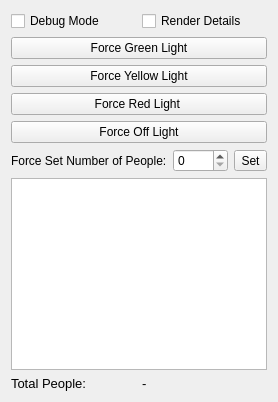
                <widget class="QWidget" name="tab">
                 <property name="font">
                  <font>
                   <family>Segoe UI</family>
                   <pointsize>9</pointsize>
                  </font>
                 </property>
                 <attribute name="title">
                  <string>Floor Map</string>
                 </attribute>
                 <layout class="QGridLayout" name="gridLayout_25">
                  <item row="0" column="0">
                   <layout class="QHBoxLayout" name="horizontalLayout_15">
                    <item>
                     <widget class="QCheckBox" name="checkBox_textCamDebug">
                      <property name="font">
                       <font>
                        <family>Segoe UI</family>
                        <pointsize>9</pointsize>
                       </font>
                      </property>
                      <property name="text">
                       <string>Debug Mode</string>
                      </property>
                     </widget>
                    </item>
                    <item>
                     <widget class="QCheckBox" name="checkBox_renderDetail">
                      <property name="font">
                       <font>
                        <family>Segoe UI</family>
                        <pointsize>9</pointsize>
                       </font>
                      </property>
                      <property name="text">
                       <string>Render Details</string>
                      </property>
                     </widget>
                    </item>
                   </layout>
                  </item>
                  <item row="4" column="0">
                   <layout class="QHBoxLayout" name="horizontalLayout_8">
                    <item>
                     <widget class="QLabel" name="label_15">
                      <property name="font">
                       <font>
                        <family>Segoe UI</family>
                        <pointsize>10</pointsize>
                       </font>
                      </property>
                      <property name="text">
                       <string>Total People: </string>
                      </property>
                     </widget>
                    </item>
                    <item>
                     <widget class="QLabel" name="label_totalPeople">
                      <property name="font">
                       <font>
                        <family>Segoe UI</family>
                        <pointsize>10</pointsize>
                       </font>
                      </property>
                      <property name="text">
                       <string>-</string>
                      </property>
                     </widget>
                    </item>
                   </layout>
                  </item>
                  <item row="2" column="0">
                   <layout class="QHBoxLayout" name="horizontalLayout_7">
                    <item>
                     <widget class="QLabel" name="label_14">
                      <property name="font">
                       <font>
                        <family>Segoe UI</family>
                        <pointsize>9</pointsize>
                       </font>
                      </property>
                      <property name="text">
                       <string>Force Set Number of People:</string>
                      </property>
                     </widget>
                    </item>
                    <item>
                     <widget class="QSpinBox" name="spinBox_numberOfPeople">
                      <property name="font">
                       <font>
                        <family>Segoe UI</family>
                        <pointsize>9</pointsize>
                       </font>
                      </property>
                     </widget>
                    </item>
                    <item>
                     <widget class="QToolButton" name="toolButton_setNumberOfPeople">
                      <property name="font">
                       <font>
                        <family>Segoe UI</family>
                        <pointsize>9</pointsize>
                       </font>
                      </property>
                      <property name="text">
                       <string>Set</string>
                      </property>
                     </widget>
                    </item>
                   </layout>
                  </item>
                  <item row="3" column="0">
                   <widget class="QMainGraphicsView" name="graphicsView_viewFloorPlan2">
                    <property name="sizePolicy">
                     <sizepolicy hsizetype="Preferred" vsizetype="Preferred">
                      <horstretch>250</horstretch>
                      <verstretch>250</verstretch>
                     </sizepolicy>
                    </property>
                    <property name="minimumSize">
                     <size>
                      <width>50</width>
                      <height>50</height>
                     </size>
                    </property>
                    <property name="maximumSize">
                     <size>
                      <width>16777215</width>
                      <height>16777215</height>
                     </size>
                    </property>
                    <property name="autoFillBackground">
                     <bool>false</bool>
                    </property>
                   </widget>
                  </item>
                  <item row="1" column="0">
                   <layout class="QVBoxLayout" name="verticalLayout_9">
                    <item>
                     <widget class="QPushButton" name="pushButton_forceGreenLight">
                      <property name="text">
                       <string>Force Green Light</string>
                      </property>
                     </widget>
                    </item>
                    <item>
                     <widget class="QPushButton" name="pushButton_forceYellowLight">
                      <property name="text">
                       <string>Force Yellow Light</string>
                      </property>
                     </widget>
                    </item>
                    <item>
                     <widget class="QPushButton" name="pushButton_forceRedLight">
                      <property name="text">
                       <string>Force Red Light </string>
                      </property>
                     </widget>
                    </item>
                    <item>
                     <widget class="QPushButton" name="pushButton_forceOffLight">
                      <property name="text">
                       <string>Force Off Light</string>
                      </property>
                     </widget>
                    </item>
                   </layout>
                  </item>
                 </layout>
                </widget>
